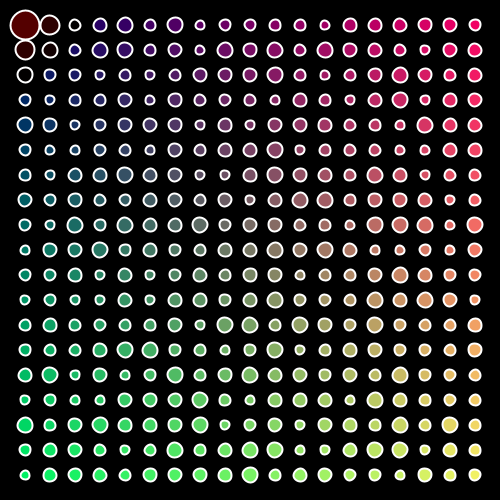
Frame 1 (no input)
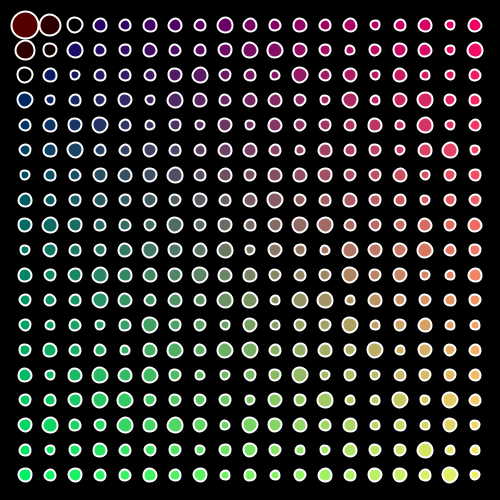
Frame 60 (the mouse pressed at the canvas centre just before this capture)
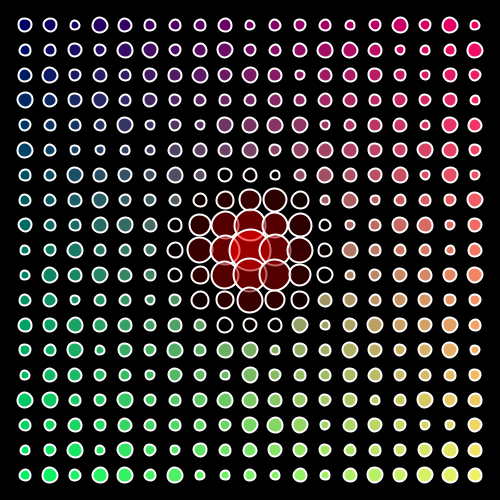
Frame 120 (the mouse held since frame 60 and released just before this capture)

The Processing sketch that drew these frames (run headless with seeded random() and noise(); from frame 60 on, the mouse is pressed at the canvas centre):

// Processing sketch: varloopcond
// ── varloopcond.pde
int num = 20;
float s = 12;
float ran = 3;
float d = 80;

void setup(){
  size(500,500);
  smooth();
  frameRate(25);
}  

void draw(){
  background(0);
  
  for(int i = 1; i<num; i++){
    for(int n = 1; n<num; n++){
      stroke(255);
      strokeWeight(2);
      float rad;
      float distance = sqrt(sq(mouseX-i*(500/num))+sq(mouseY-n*(500/num)));
      
      if(distance<d){
        rad = map(sqrt(sq(mouseX-i*(500/num))+sq(mouseY-n*(500/num))),0,d,40,s)+random(-ran,ran);
        fill(map(distance,0,d,255,0),0,0,150);
      }else{
        rad = s+random(-ran,ran);
        fill(map(i,1,num, 0,255),map(n,1,num,0,255),100);
      }
      ellipse(i*(500/num),n*(500/num),rad,rad);
    }
  }
}
